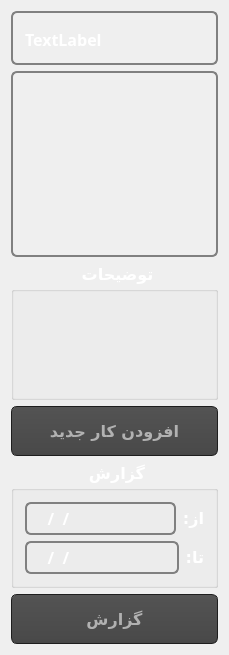
<?xml version="1.0" encoding="UTF-8"?>
<ui version="4.0">
 <class>MainWindow</class>
 <widget class="QMainWindow" name="MainWindow">
  <property name="geometry">
   <rect>
    <x>0</x>
    <y>0</y>
    <width>229</width>
    <height>655</height>
   </rect>
  </property>
  <property name="font">
   <font>
    <family>B Nazanin</family>
    <pointsize>12</pointsize>
    <weight>75</weight>
    <bold>true</bold>
   </font>
  </property>
  <property name="windowTitle">
   <string>Task-Tracker</string>
  </property>
  <property name="layoutDirection">
   <enum>Qt::RightToLeft</enum>
  </property>
  <property name="styleSheet">
   <string notr="true">QMainWindow
{
	background-image: url(:/icons/Background.png);
}
QWidget
{
	font-family: &quot;B Nazanin&quot;;
	font-style: bold;
	color: white;
}

QTextEdit
{
    background-color: transparent;/*#242424;*/
}
QPushButton
{
    color: #b1b1b1;
    background-color: QLinearGradient( x1: 0, y1: 0, x2: 0, y2: 1, stop: 0 #565656, stop: 0.1 #525252, stop: 0.5 #4e4e4e, stop: 0.9 #4a4a4a, stop: 1 #464646);
    border-width: 1px;
    border-color: #1e1e1e;
    border-style: solid;
    border-radius: 6;
    padding: 3px;
    padding-left: 5px;
    padding-right: 5px;
}
QPushButton:pressed
{
    background-color: QLinearGradient( x1: 0, y1: 0, x2: 0, y2: 1, stop: 0 #2d2d2d, stop: 0.1 #2b2b2b, stop: 0.5 #292929, stop: 0.9 #282828, stop: 1 #252525);
}
QComboBox:hover,QPushButton:hover,QLineEdit:hover, QTextEdit:hover
{
    border: 2px solid QLinearGradient( x1: 0, y1: 0, x2: 0, y2: 1, stop: 0 #ffa02f, stop: 1 #d7801a);
}
/*QScrollArea
{
	background-color: transparent;
    color: #b1b1b1;
    background-color: QLinearGradient( x1: 0, y1: 0, x2: 0, y2: 1, stop: 0 #565656, stop: 0.1 #525252, stop: 0.5 #4e4e4e, stop: 0.9 #4a4a4a, stop: 1 #464646);
    border-width: 1px;
    border-color: #1e1e1e;
    border-style: solid;
    border-radius: 6;
    padding: 3px;
    padding-left: 5px;
    padding-right: 5px;
}*/
QLineEdit 
{
	background-color: transparent;
	border: 2px solid gray;/*QLinearGradient( x1: 0, y1: 0, x2: 0, y2: 1, stop: 0 #ffa02f, stop: 1 #d7801a);*/
	border-radius: 6px;
	padding: 2px;
	selection-background-color: darkgray;
}

 QGroupBox::title 
{
     subcontrol-origin: margin;
     subcontrol-position: top center;
 }
QScrollBar:horizontal {
     border: 1px solid #222222;
     background: QLinearGradient( x1: 0, y1: 0, x2: 0, y2: 1, stop: 0.0 #121212, stop: 0.2 #282828, stop: 1 #484848);
     height: 7px;
     margin: 0px 16px 0 16px;
}

QScrollBar::handle:horizontal
{
      background: QLinearGradient( x1: 0, y1: 0, x2: 1, y2: 0, stop: 0 #ffa02f, stop: 0.5 #d7801a, stop: 1 #ffa02f);
      min-height: 20px;
      border-radius: 2px;
}

QScrollBar::add-line:horizontal {
      border: 1px solid #1b1b19;
      border-radius: 2px;
      background: QLinearGradient( x1: 0, y1: 0, x2: 1, y2: 0, stop: 0 #ffa02f, stop: 1 #d7801a);
      width: 14px;
      subcontrol-position: right;
      subcontrol-origin: margin;
}

QScrollBar::sub-line:horizontal {
      border: 1px solid #1b1b19;
      border-radius: 2px;
      background: QLinearGradient( x1: 0, y1: 0, x2: 1, y2: 0, stop: 0 #ffa02f, stop: 1 #d7801a);
      width: 14px;
     subcontrol-position: left;
     subcontrol-origin: margin;
}

QScrollBar::right-arrow:horizontal, QScrollBar::left-arrow:horizontal
{
      border: 1px solid black;
      width: 1px;
      height: 1px;
      background: white;
}

QScrollBar::add-page:horizontal, QScrollBar::sub-page:horizontal
{
      background: none;
}

QScrollBar:vertical
{
      background: QLinearGradient( x1: 0, y1: 0, x2: 1, y2: 0, stop: 0.0 #121212, stop: 0.2 #282828, stop: 1 #484848);
      width: 7px;
      margin: 16px 0 16px 0;
      border: 1px solid #222222;
}

QScrollBar::handle:vertical
{
      background: QLinearGradient( x1: 0, y1: 0, x2: 0, y2: 1, stop: 0 #ffa02f, stop: 0.5 #d7801a, stop: 1 #ffa02f);
      min-height: 20px;
      border-radius: 2px;
}

QScrollBar::add-line:vertical
{
      border: 1px solid #1b1b19;
      border-radius: 2px;
      background: QLinearGradient( x1: 0, y1: 0, x2: 0, y2: 1, stop: 0 #ffa02f, stop: 1 #d7801a);
      height: 14px;
      subcontrol-position: bottom;
      subcontrol-origin: margin;
}

QScrollBar::sub-line:vertical
{
      border: 1px solid #1b1b19;
      border-radius: 2px;
      background: QLinearGradient( x1: 0, y1: 0, x2: 0, y2: 1, stop: 0 #d7801a, stop: 1 #ffa02f);
      height: 14px;
      subcontrol-position: top;
      subcontrol-origin: margin;
}

QScrollBar::up-arrow:vertical, QScrollBar::down-arrow:vertical
{
      border: 1px solid black;
      width: 1px;
      height: 1px;
      background: white;
}


QScrollBar::add-page:vertical, QScrollBar::sub-page:vertical
{
      background: none;
}</string>
  </property>
  <property name="locale">
   <locale language="English" country="UnitedStates"/>
  </property>
  <widget class="QWidget" name="centralWidget">
   <layout class="QVBoxLayout" name="verticalLayout_2">
    <item>
     <widget class="QGroupBox" name="groupBox_2">
      <property name="styleSheet">
       <string notr="true">QGroupBox
 {
	background-color: transparent;
	border: 2px solid gray;
	border-radius: 6px;
	padding: 2px;
	selection-background-color: darkgray;
	margin-top: 0ex;
	}
 QGroupBox::title {
     subcontrol-origin: margin;
     subcontrol-position: top center;
 }
QGroupBox:hover
{
    border: 2px solid QLinearGradient( x1: 0, y1: 0, x2: 0, y2: 1, stop: 0 #ffa02f, stop: 1 #d7801a);
}
</string>
      </property>
      <property name="title">
       <string/>
      </property>
      <layout class="QGridLayout" name="gridLayout">
       <item row="0" column="0">
        <widget class="QLabel" name="lblToday">
         <property name="font">
          <font>
           <family>B Nazanin</family>
           <pointsize>12</pointsize>
           <weight>75</weight>
           <bold>true</bold>
          </font>
         </property>
         <property name="frameShape">
          <enum>QFrame::NoFrame</enum>
         </property>
         <property name="frameShadow">
          <enum>QFrame::Plain</enum>
         </property>
         <property name="lineWidth">
          <number>1</number>
         </property>
         <property name="midLineWidth">
          <number>0</number>
         </property>
         <property name="text">
          <string>TextLabel</string>
         </property>
        </widget>
       </item>
      </layout>
     </widget>
    </item>
    <item>
     <widget class="QScrollArea" name="taskListScrollArea">
      <property name="font">
       <font>
        <family>B Nazanin</family>
        <pointsize>12</pointsize>
        <weight>75</weight>
        <bold>true</bold>
       </font>
      </property>
      <property name="focusPolicy">
       <enum>Qt::ClickFocus</enum>
      </property>
      <property name="styleSheet">
       <string notr="true">QScrollArea 
{
	background-color:transparent;border: 2px solid gray;border-radius: 6px;
}
QScrollArea QWidget
{   
    background-color:transparent;
}
QScrollArea:hover
{
    border: 2px solid QLinearGradient( x1: 0, y1: 0, x2: 0, y2: 1, stop: 0 #ffa02f, stop: 1 #d7801a);
}</string>
      </property>
      <property name="frameShape">
       <enum>QFrame::Box</enum>
      </property>
      <property name="frameShadow">
       <enum>QFrame::Raised</enum>
      </property>
      <property name="widgetResizable">
       <bool>true</bool>
      </property>
      <widget class="QWidget" name="taskListWidget">
       <property name="geometry">
        <rect>
         <x>0</x>
         <y>0</y>
         <width>207</width>
         <height>209</height>
        </rect>
       </property>
       <layout class="QVBoxLayout" name="taskListLayout">
        <item>
         <spacer name="verticalSpacer">
          <property name="font">
           <font>
            <family>B Nazanin</family>
            <pointsize>12</pointsize>
            <weight>75</weight>
            <bold>true</bold>
           </font>
          </property>
          <property name="orientation">
           <enum>Qt::Vertical</enum>
          </property>
          <property name="sizeHint" stdset="0">
           <size>
            <width>20</width>
            <height>269</height>
           </size>
          </property>
         </spacer>
        </item>
       </layout>
      </widget>
     </widget>
    </item>
    <item>
     <widget class="QGroupBox" name="gbComment">
      <property name="font">
       <font>
        <family>B Nazanin</family>
        <pointsize>12</pointsize>
        <weight>75</weight>
        <bold>true</bold>
       </font>
      </property>
      <property name="title">
       <string> توضیحات </string>
      </property>
      <property name="alignment">
       <set>Qt::AlignCenter</set>
      </property>
      <layout class="QVBoxLayout" name="verticalLayout">
       <item>
        <widget class="QTextEdit" name="teComment">
         <property name="font">
          <font>
           <family>B Nazanin</family>
           <pointsize>12</pointsize>
           <weight>50</weight>
           <bold>false</bold>
          </font>
         </property>
         <property name="styleSheet">
          <string notr="true">color:white;</string>
         </property>
        </widget>
       </item>
      </layout>
     </widget>
    </item>
    <item>
     <widget class="QPushButton" name="mainOperationButton">
      <property name="minimumSize">
       <size>
        <width>78</width>
        <height>50</height>
       </size>
      </property>
      <property name="font">
       <font>
        <family>B Nazanin</family>
        <pointsize>12</pointsize>
        <weight>75</weight>
        <bold>true</bold>
       </font>
      </property>
      <property name="cursor">
       <cursorShape>PointingHandCursor</cursorShape>
      </property>
      <property name="text">
       <string>افزودن کار جدید</string>
      </property>
     </widget>
    </item>
    <item>
     <widget class="QGroupBox" name="gb_Report">
      <property name="font">
       <font>
        <family>B Nazanin</family>
        <pointsize>12</pointsize>
        <weight>75</weight>
        <bold>true</bold>
       </font>
      </property>
      <property name="title">
       <string>گزارش</string>
      </property>
      <layout class="QGridLayout" name="gridLayout_2">
       <item row="0" column="0">
        <layout class="QHBoxLayout" name="horizontalLayout">
         <item>
          <widget class="QLabel" name="label">
           <property name="font">
            <font>
             <family>B Nazanin</family>
             <pointsize>12</pointsize>
             <weight>75</weight>
             <bold>true</bold>
            </font>
           </property>
           <property name="text">
            <string>از:</string>
           </property>
          </widget>
         </item>
         <item>
          <widget class="QLineEdit" name="leFromDate">
           <property name="font">
            <font>
             <family>B Nazanin</family>
             <pointsize>12</pointsize>
             <weight>75</weight>
             <bold>true</bold>
            </font>
           </property>
           <property name="inputMask">
            <string>0000/00/00</string>
           </property>
          </widget>
         </item>
        </layout>
       </item>
       <item row="1" column="0">
        <layout class="QHBoxLayout" name="horizontalLayout_2">
         <item>
          <widget class="QLabel" name="label_2">
           <property name="font">
            <font>
             <family>B Nazanin</family>
             <pointsize>12</pointsize>
             <weight>75</weight>
             <bold>true</bold>
            </font>
           </property>
           <property name="text">
            <string>تا:</string>
           </property>
          </widget>
         </item>
         <item>
          <widget class="QLineEdit" name="leToDate">
           <property name="font">
            <font>
             <family>B Nazanin</family>
             <pointsize>12</pointsize>
             <weight>75</weight>
             <bold>true</bold>
            </font>
           </property>
           <property name="inputMask">
            <string>0000/00/00</string>
           </property>
          </widget>
         </item>
        </layout>
       </item>
      </layout>
     </widget>
    </item>
    <item>
     <widget class="QPushButton" name="pbReport">
      <property name="minimumSize">
       <size>
        <width>78</width>
        <height>50</height>
       </size>
      </property>
      <property name="font">
       <font>
        <family>B Nazanin</family>
        <pointsize>12</pointsize>
        <weight>75</weight>
        <bold>true</bold>
       </font>
      </property>
      <property name="cursor">
       <cursorShape>PointingHandCursor</cursorShape>
      </property>
      <property name="text">
       <string>گزارش</string>
      </property>
     </widget>
    </item>
   </layout>
  </widget>
 </widget>
 <layoutdefault spacing="6" margin="11"/>
 <resources/>
 <connections/>
</ui>
